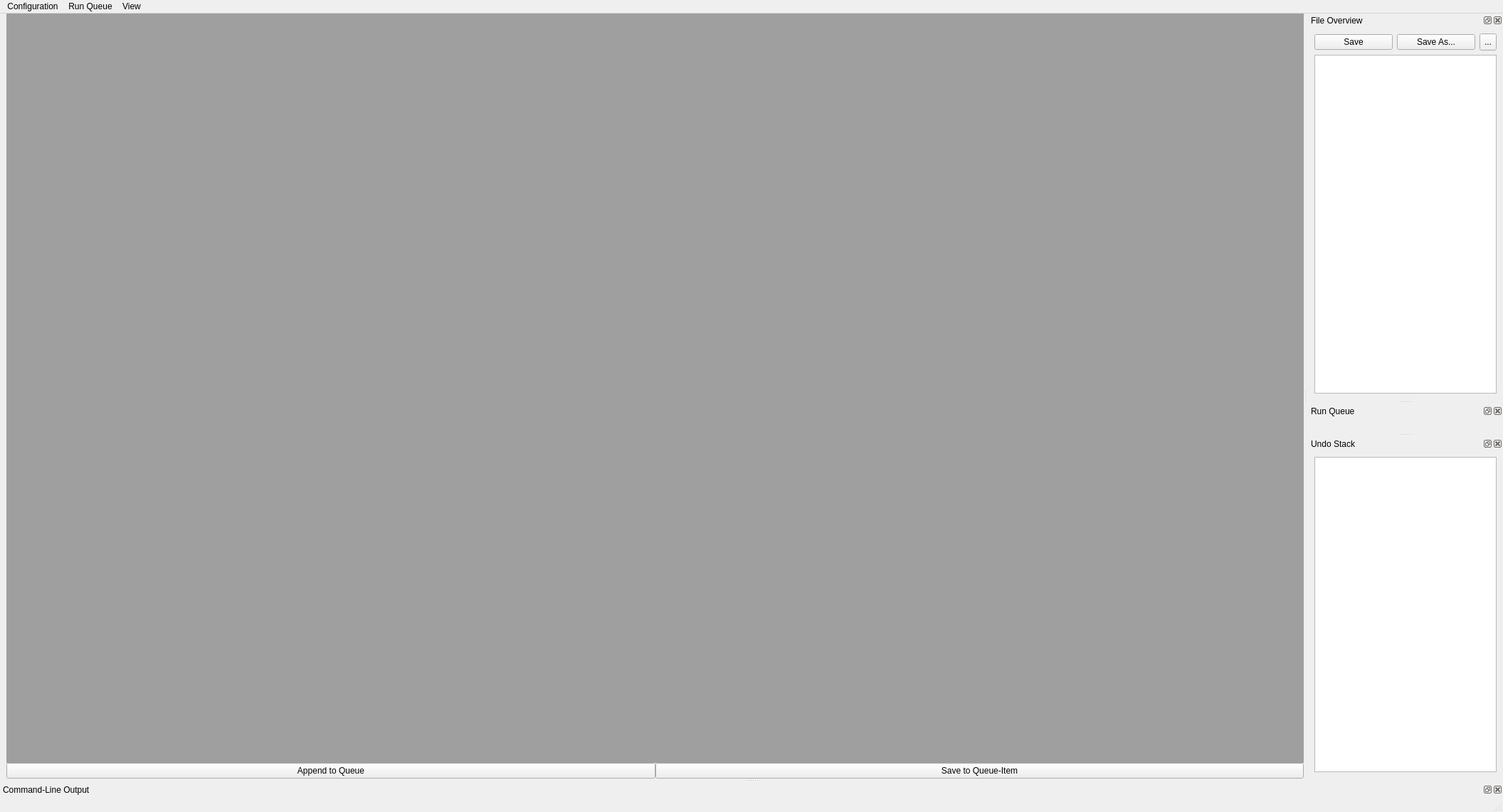
<?xml version="1.0" encoding="UTF-8"?>
<ui version="4.0">
 <class>MainWindow</class>
 <widget class="QMainWindow" name="MainWindow">
  <property name="geometry">
   <rect>
    <x>0</x>
    <y>0</y>
    <width>2112</width>
    <height>1141</height>
   </rect>
  </property>
  <property name="windowTitle">
   <string>Configurun[*]</string>
  </property>
  <property name="windowIcon">
   <iconset resource="../../../res/app_resources.qrc">
    <normaloff>:/Icons/icons/apps/utilities-system-monitor.png</normaloff>:/Icons/icons/apps/utilities-system-monitor.png</iconset>
  </property>
  <widget class="QWidget" name="centralwidget">
   <layout class="QVBoxLayout" name="verticalLayout">
    <property name="leftMargin">
     <number>9</number>
    </property>
    <property name="topMargin">
     <number>0</number>
    </property>
    <property name="rightMargin">
     <number>0</number>
    </property>
    <property name="bottomMargin">
     <number>0</number>
    </property>
    <item>
     <layout class="QVBoxLayout" name="verticalLayout_2" stretch="0,0">
      <property name="spacing">
       <number>0</number>
      </property>
      <property name="leftMargin">
       <number>0</number>
      </property>
      <item>
       <widget class="ExtendedMdiArea" name="ConfigurationMdiArea"/>
      </item>
      <item>
       <layout class="QHBoxLayout" name="horizontalLayout_2">
        <item>
         <widget class="QPushButton" name="addToQueueButton">
          <property name="text">
           <string>Append to Queue</string>
          </property>
          <property name="icon">
           <iconset resource="../../../res/app_resources.qrc">
            <normaloff>:/Icons/icons/actions/format-indent-more.png</normaloff>:/Icons/icons/actions/format-indent-more.png</iconset>
          </property>
         </widget>
        </item>
        <item>
         <widget class="QPushButton" name="saveToQueueItemBtn">
          <property name="text">
           <string>Save to Queue-Item</string>
          </property>
          <property name="icon">
           <iconset resource="../../../res/app_resources.qrc">
            <normaloff>:/Icons/icons/actions/savesymbol.png</normaloff>:/Icons/icons/actions/savesymbol.png</iconset>
          </property>
         </widget>
        </item>
       </layout>
      </item>
     </layout>
    </item>
   </layout>
  </widget>
  <widget class="QMenuBar" name="menubar">
   <property name="geometry">
    <rect>
     <x>0</x>
     <y>0</y>
     <width>2112</width>
     <height>22</height>
    </rect>
   </property>
   <widget class="QMenu" name="menuasdf">
    <property name="title">
     <string>Configuration</string>
    </property>
    <addaction name="actionNewConfig"/>
    <addaction name="actionOpenConfig"/>
    <addaction name="separator"/>
    <addaction name="actionSave"/>
    <addaction name="actionSave_As"/>
    <addaction name="separator"/>
    <addaction name="actionUndo"/>
    <addaction name="actionRedo"/>
   </widget>
   <widget class="QMenu" name="menuview">
    <property name="title">
     <string>View</string>
    </property>
    <widget class="QMenu" name="menuSet_Font_Size">
     <property name="geometry">
      <rect>
       <x>0</x>
       <y>0</y>
       <width>144</width>
       <height>122</height>
      </rect>
     </property>
     <property name="title">
      <string>Font Size</string>
     </property>
     <property name="icon">
      <iconset resource="../../../res/app_resources.qrc">
       <normaloff>:/Icons/icons/apps/preferences-desktop-font.png</normaloff>:/Icons/icons/apps/preferences-desktop-font.png</iconset>
     </property>
     <addaction name="actionIncreaseFontSize"/>
     <addaction name="actionDefaultFontSize"/>
     <addaction name="actionDecreaseFontSize"/>
    </widget>
    <widget class="QMenu" name="menuMDI_Area">
     <property name="enabled">
      <bool>true</bool>
     </property>
     <property name="title">
      <string>MDI Area</string>
     </property>
     <property name="icon">
      <iconset resource="../../../res/app_resources.qrc">
       <normaloff>:/Icons/icons/apps/preferences-system-windows.png</normaloff>:/Icons/icons/apps/preferences-system-windows.png</iconset>
     </property>
     <addaction name="actionNone"/>
    </widget>
    <addaction name="menuSet_Font_Size"/>
    <addaction name="menuMDI_Area"/>
   </widget>
   <widget class="QMenu" name="menuRun_Queue">
    <property name="title">
     <string>Run Queue</string>
    </property>
    <widget class="QMenu" name="actionViewRunQueueFilter">
     <property name="title">
      <string>(built during runtime)</string>
     </property>
     <addaction name="action_None"/>
    </widget>
    <addaction name="actionViewRunQueueFilter"/>
    <addaction name="separator"/>
   </widget>
   <addaction name="menuasdf"/>
   <addaction name="menuRun_Queue"/>
   <addaction name="menuview"/>
  </widget>
  <widget class="QStatusBar" name="statusbar"/>
  <widget class="QDockWidget" name="dockWidget">
   <property name="windowIcon">
    <iconset>
     <normaloff>:/Icons/icons/savesymbol.png</normaloff>:/Icons/icons/savesymbol.png</iconset>
   </property>
   <property name="windowTitle">
    <string>File Overview</string>
   </property>
   <attribute name="dockWidgetArea">
    <number>2</number>
   </attribute>
   <widget class="QWidget" name="dockWidgetContents">
    <layout class="QGridLayout" name="gridLayout">
     <item row="0" column="0">
      <layout class="QVBoxLayout" name="verticalLayout_5">
       <item>
        <layout class="QHBoxLayout" name="horizontalLayout_6" stretch="100,100,0">
         <item>
          <widget class="QPushButton" name="saveCurrentConfigBtn">
           <property name="text">
            <string>Save</string>
           </property>
           <property name="icon">
            <iconset resource="../../../res/app_resources.qrc">
             <normaloff>:/Icons/icons/actions/document-save.png</normaloff>:/Icons/icons/actions/document-save.png</iconset>
           </property>
          </widget>
         </item>
         <item>
          <widget class="QPushButton" name="saveCurrentConfigAsBtn">
           <property name="text">
            <string>Save As...</string>
           </property>
           <property name="icon">
            <iconset resource="../../../res/app_resources.qrc">
             <normaloff>:/Icons/icons/actions/document-save-as.png</normaloff>:/Icons/icons/actions/document-save-as.png</iconset>
           </property>
          </widget>
         </item>
         <item>
          <widget class="SquareFrame" name="squareFrame">
           <property name="sizePolicy">
            <sizepolicy hsizetype="Minimum" vsizetype="Minimum">
             <horstretch>0</horstretch>
             <verstretch>0</verstretch>
            </sizepolicy>
           </property>
           <layout class="QVBoxLayout" name="verticalLayout_13">
            <property name="spacing">
             <number>0</number>
            </property>
            <property name="leftMargin">
             <number>0</number>
            </property>
            <property name="topMargin">
             <number>0</number>
            </property>
            <property name="rightMargin">
             <number>0</number>
            </property>
            <property name="bottomMargin">
             <number>0</number>
            </property>
            <item>
             <widget class="QToolButton" name="OpenFileLocationBtn">
              <property name="sizePolicy">
               <sizepolicy hsizetype="Minimum" vsizetype="Minimum">
                <horstretch>0</horstretch>
                <verstretch>0</verstretch>
               </sizepolicy>
              </property>
              <property name="minimumSize">
               <size>
                <width>24</width>
                <height>24</height>
               </size>
              </property>
              <property name="text">
               <string>...</string>
              </property>
              <property name="icon">
               <iconset resource="../../../res/app_resources.qrc">
                <normaloff>:/Icons/icons/actions/folder-new.png</normaloff>:/Icons/icons/actions/folder-new.png</iconset>
              </property>
             </widget>
            </item>
           </layout>
          </widget>
         </item>
        </layout>
       </item>
       <item>
        <widget class="FileExplorerView" name="ConfigFilePickerView"/>
       </item>
      </layout>
     </item>
    </layout>
   </widget>
  </widget>
  <widget class="QDockWidget" name="dockWidget_3">
   <property name="sizePolicy">
    <sizepolicy hsizetype="Preferred" vsizetype="Preferred">
     <horstretch>0</horstretch>
     <verstretch>0</verstretch>
    </sizepolicy>
   </property>
   <property name="windowIcon">
    <iconset>
     <normaloff>:/Icons/icons/Tango Icons/32x32/categories/applications-development.png</normaloff>:/Icons/icons/Tango Icons/32x32/categories/applications-development.png</iconset>
   </property>
   <property name="windowTitle">
    <string>Run Queue</string>
   </property>
   <attribute name="dockWidgetArea">
    <number>2</number>
   </attribute>
   <widget class="QWidget" name="dockWidgetContents_3">
    <layout class="QVBoxLayout" name="verticalLayout_4" stretch="0">
     <property name="leftMargin">
      <number>0</number>
     </property>
     <property name="topMargin">
      <number>0</number>
     </property>
     <property name="rightMargin">
      <number>0</number>
     </property>
     <property name="bottomMargin">
      <number>0</number>
     </property>
     <item>
      <widget class="OverlayWidget" name="runQueueOverlayWidget">
       <property name="sizePolicy">
        <sizepolicy hsizetype="Minimum" vsizetype="Minimum">
         <horstretch>0</horstretch>
         <verstretch>0</verstretch>
        </sizepolicy>
       </property>
       <property name="overlayHidden" stdset="0">
        <bool>true</bool>
       </property>
       <widget class="RunQueueWidget" name="runQueueWidget" native="true">
        <property name="geometry">
         <rect>
          <x>1</x>
          <y>1</y>
          <width>18</width>
          <height>18</height>
         </rect>
        </property>
        <property name="sizePolicy">
         <sizepolicy hsizetype="Minimum" vsizetype="Minimum">
          <horstretch>0</horstretch>
          <verstretch>0</verstretch>
         </sizepolicy>
        </property>
        <layout class="QVBoxLayout" name="verticalLayout_6"/>
       </widget>
      </widget>
     </item>
    </layout>
   </widget>
  </widget>
  <widget class="QDockWidget" name="UndoStack">
   <property name="windowIcon">
    <iconset resource="../../../res/app_resources.qrc">
     <normaloff>:/Icons/icons/actions/edit-undo.png</normaloff>:/Icons/icons/actions/edit-undo.png</iconset>
   </property>
   <property name="windowTitle">
    <string>Undo Stack</string>
   </property>
   <attribute name="dockWidgetArea">
    <number>2</number>
   </attribute>
   <widget class="QWidget" name="dockWidgetContents_4">
    <layout class="QGridLayout" name="gridLayout_2">
     <item row="0" column="0">
      <widget class="QUndoView" name="undoView"/>
     </item>
    </layout>
   </widget>
  </widget>
  <widget class="QDockWidget" name="ConsoleDockWidget">
   <property name="windowTitle">
    <string>Command-Line Output</string>
   </property>
   <attribute name="dockWidgetArea">
    <number>8</number>
   </attribute>
   <widget class="QWidget" name="dockWidgetContents_2">
    <layout class="QHBoxLayout" name="horizontalLayout">
     <property name="spacing">
      <number>0</number>
     </property>
     <property name="leftMargin">
      <number>0</number>
     </property>
     <property name="topMargin">
      <number>0</number>
     </property>
     <property name="rightMargin">
      <number>0</number>
     </property>
     <property name="bottomMargin">
      <number>0</number>
     </property>
     <item>
      <widget class="OverlayWidget" name="ConsoleOverlayWidget">
       <property name="overlayHidden" stdset="0">
        <bool>true</bool>
       </property>
       <layout class="QVBoxLayout" name="verticalLayout_15">
        <property name="topMargin">
         <number>0</number>
        </property>
        <property name="bottomMargin">
         <number>0</number>
        </property>
        <item>
         <layout class="QVBoxLayout" name="verticalLayout_14">
          <item>
           <widget class="ConsoleWidget" name="consoleWidget">
            <property name="ConsoleWidthPercentage" stdset="0">
             <number>88</number>
            </property>
           </widget>
          </item>
         </layout>
        </item>
       </layout>
      </widget>
     </item>
    </layout>
   </widget>
  </widget>
  <action name="actionUndo">
   <property name="icon">
    <iconset resource="../../../res/app_resources.qrc">
     <normaloff>:/Icons/icons/actions/edit-undo.png</normaloff>:/Icons/icons/actions/edit-undo.png</iconset>
   </property>
   <property name="text">
    <string>Undo</string>
   </property>
   <property name="toolTip">
    <string>Undo the last edit to the settings</string>
   </property>
   <property name="shortcut">
    <string>Ctrl+Z</string>
   </property>
  </action>
  <action name="actionRedo">
   <property name="icon">
    <iconset resource="../../../res/app_resources.qrc">
     <normaloff>:/Icons/icons/actions/edit-redo.png</normaloff>:/Icons/icons/actions/edit-redo.png</iconset>
   </property>
   <property name="text">
    <string>Redo</string>
   </property>
   <property name="shortcut">
    <string>Ctrl+Y</string>
   </property>
  </action>
  <action name="actionIncreaseFontSize">
   <property name="icon">
    <iconset resource="../../../res/app_resources.qrc">
     <normaloff>:/Icons/icons/actions/list-add.png</normaloff>:/Icons/icons/actions/list-add.png</iconset>
   </property>
   <property name="text">
    <string>Increase Size</string>
   </property>
   <property name="shortcut">
    <string>Ctrl+=</string>
   </property>
  </action>
  <action name="actionDefaultFontSize">
   <property name="icon">
    <iconset resource="../../../res/app_resources.qrc">
     <normaloff>:/Icons/icons/actions/view-refresh.png</normaloff>:/Icons/icons/actions/view-refresh.png</iconset>
   </property>
   <property name="text">
    <string>Default Size</string>
   </property>
  </action>
  <action name="actionDecreaseFontSize">
   <property name="icon">
    <iconset resource="../../../res/app_resources.qrc">
     <normaloff>:/Icons/icons/actions/list-remove.png</normaloff>:/Icons/icons/actions/list-remove.png</iconset>
   </property>
   <property name="text">
    <string>Decrease Size</string>
   </property>
   <property name="shortcut">
    <string>Ctrl+-</string>
   </property>
  </action>
  <action name="actionSave">
   <property name="icon">
    <iconset resource="../../../res/app_resources.qrc">
     <normaloff>:/Icons/icons/actions/document-save.png</normaloff>:/Icons/icons/actions/document-save.png</iconset>
   </property>
   <property name="text">
    <string>Save...</string>
   </property>
   <property name="shortcut">
    <string>Ctrl+S</string>
   </property>
  </action>
  <action name="actionSave_As">
   <property name="icon">
    <iconset resource="../../../res/app_resources.qrc">
     <normaloff>:/Icons/icons/actions/document-save-as.png</normaloff>:/Icons/icons/actions/document-save-as.png</iconset>
   </property>
   <property name="text">
    <string>Save As...</string>
   </property>
   <property name="shortcut">
    <string>Ctrl+Shift+S</string>
   </property>
  </action>
  <action name="actionReset_Splitters">
   <property name="icon">
    <iconset>
     <normaloff>:/Icons/icons/Tango Icons/32x32/actions/view-refresh.png</normaloff>:/Icons/icons/Tango Icons/32x32/actions/view-refresh.png</iconset>
   </property>
   <property name="text">
    <string>Reset Splitters</string>
   </property>
  </action>
  <action name="actionSetLocalRunMode">
   <property name="checkable">
    <bool>true</bool>
   </property>
   <property name="checked">
    <bool>true</bool>
   </property>
   <property name="enabled">
    <bool>true</bool>
   </property>
   <property name="icon">
    <iconset>
     <normaloff>:/Icons/icons/Tango Icons/32x32/actions/go-home.png</normaloff>:/Icons/icons/Tango Icons/32x32/actions/go-home.png</iconset>
   </property>
   <property name="text">
    <string>Local</string>
   </property>
  </action>
  <action name="actionSetNetworkRunMode">
   <property name="checkable">
    <bool>true</bool>
   </property>
   <property name="icon">
    <iconset>
     <normaloff>:/Icons/icons/Tango Icons/32x32/apps/internet-web-browser.png</normaloff>:/Icons/icons/Tango Icons/32x32/apps/internet-web-browser.png</iconset>
   </property>
   <property name="text">
    <string>Network</string>
   </property>
  </action>
  <action name="actionNewConfig">
   <property name="icon">
    <iconset resource="../../../res/app_resources.qrc">
     <normaloff>:/Icons/icons/actions/document-new.png</normaloff>:/Icons/icons/actions/document-new.png</iconset>
   </property>
   <property name="text">
    <string>New Config...</string>
   </property>
   <property name="shortcut">
    <string>Ctrl+N</string>
   </property>
  </action>
  <action name="actionNone">
   <property name="enabled">
    <bool>false</bool>
   </property>
   <property name="text">
    <string>None</string>
   </property>
  </action>
  <action name="actionReset_Splitters_2">
   <property name="icon">
    <iconset resource="../../../res/app_resources.qrc">
     <normaloff>:/Icons/icons/mimetypes/x-office-document-template.png</normaloff>:/Icons/icons/mimetypes/x-office-document-template.png</iconset>
   </property>
   <property name="text">
    <string>Reset Splitters</string>
   </property>
  </action>
  <action name="actionBackupRunQueue">
   <property name="text">
    <string>Backup...</string>
   </property>
  </action>
  <action name="actionLoadRunQueue">
   <property name="text">
    <string>Load...</string>
   </property>
  </action>
  <action name="action_None">
   <property name="text">
    <string>(None)</string>
   </property>
  </action>
  <action name="actionOpenConfig">
   <property name="icon">
    <iconset resource="../../../res/app_resources.qrc">
     <normaloff>:/Icons/icons/actions/document-open.png</normaloff>:/Icons/icons/actions/document-open.png</iconset>
   </property>
   <property name="text">
    <string>Open...</string>
   </property>
  </action>
 </widget>
 <customwidgets>
  <customwidget>
   <class>ConsoleWidget</class>
   <extends>QWidget</extends>
   <header>pyside6_utils.widgets.console_widget</header>
  </customwidget>
  <customwidget>
   <class>ExtendedMdiArea</class>
   <extends>QMdiArea</extends>
   <header>pyside6_utils.widgets.extended_mdi_area</header>
   <container>1</container>
  </customwidget>
  <customwidget>
   <class>FileExplorerView</class>
   <extends>QTreeView</extends>
   <header>pyside6_utils.widgets.file_explorer_view</header>
  </customwidget>
  <customwidget>
   <class>OverlayWidget</class>
   <extends>QWidget</extends>
   <header>pyside6_utils.widgets.overlay_widget</header>
   <container>1</container>
  </customwidget>
  <customwidget>
   <class>SquareFrame</class>
   <extends>QFrame</extends>
   <header>pyside6_utils.widgets.square_frame</header>
   <container>1</container>
  </customwidget>
  <customwidget>
   <class>RunQueueWidget</class>
   <extends>QWidget</extends>
   <header>configurun.windows.widgets.run_queue_widget</header>
   <container>1</container>
  </customwidget>
 </customwidgets>
 <resources>
  <include location="../../../res/app_resources.qrc"/>
 </resources>
 <connections/>
</ui>
